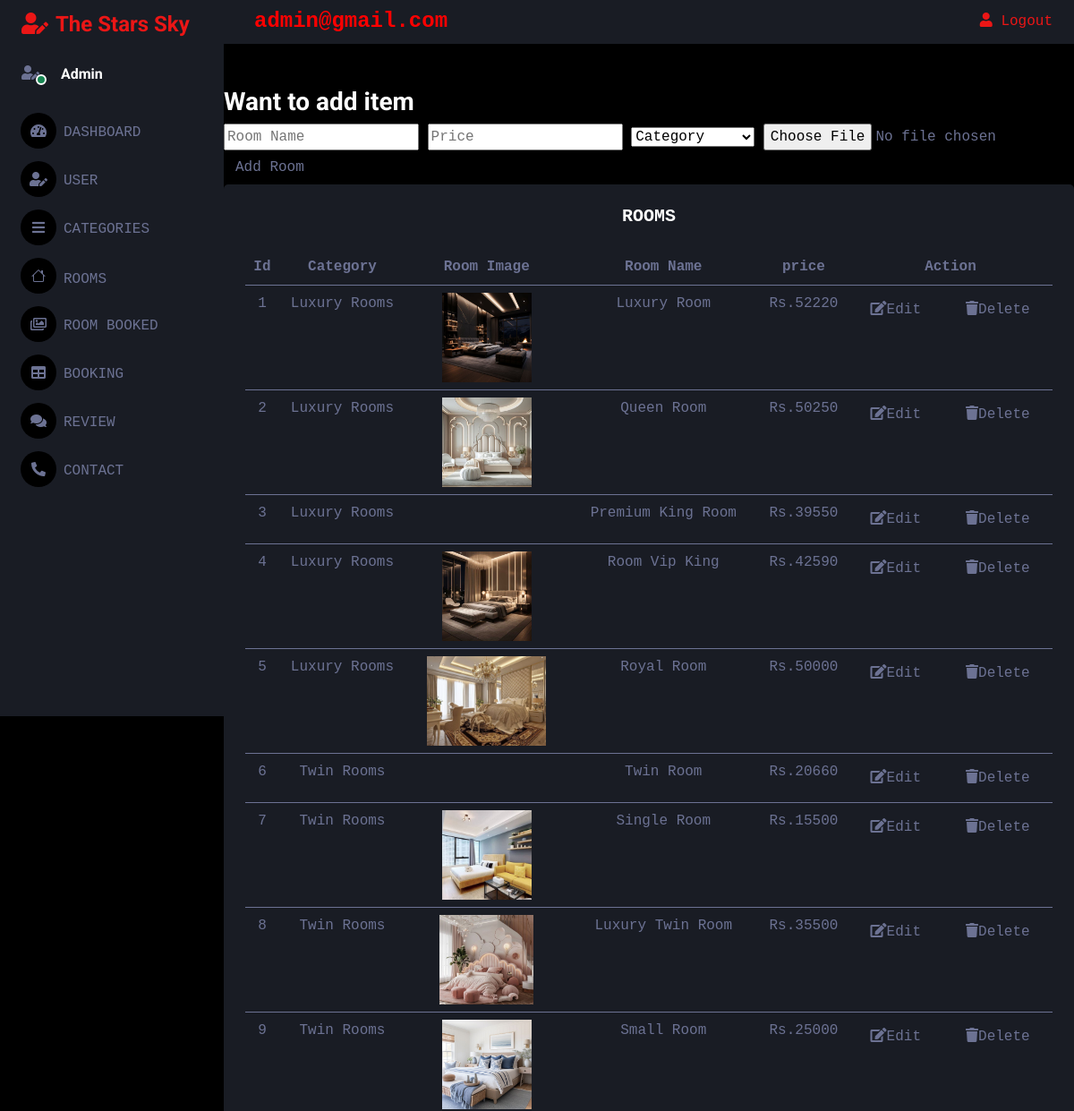
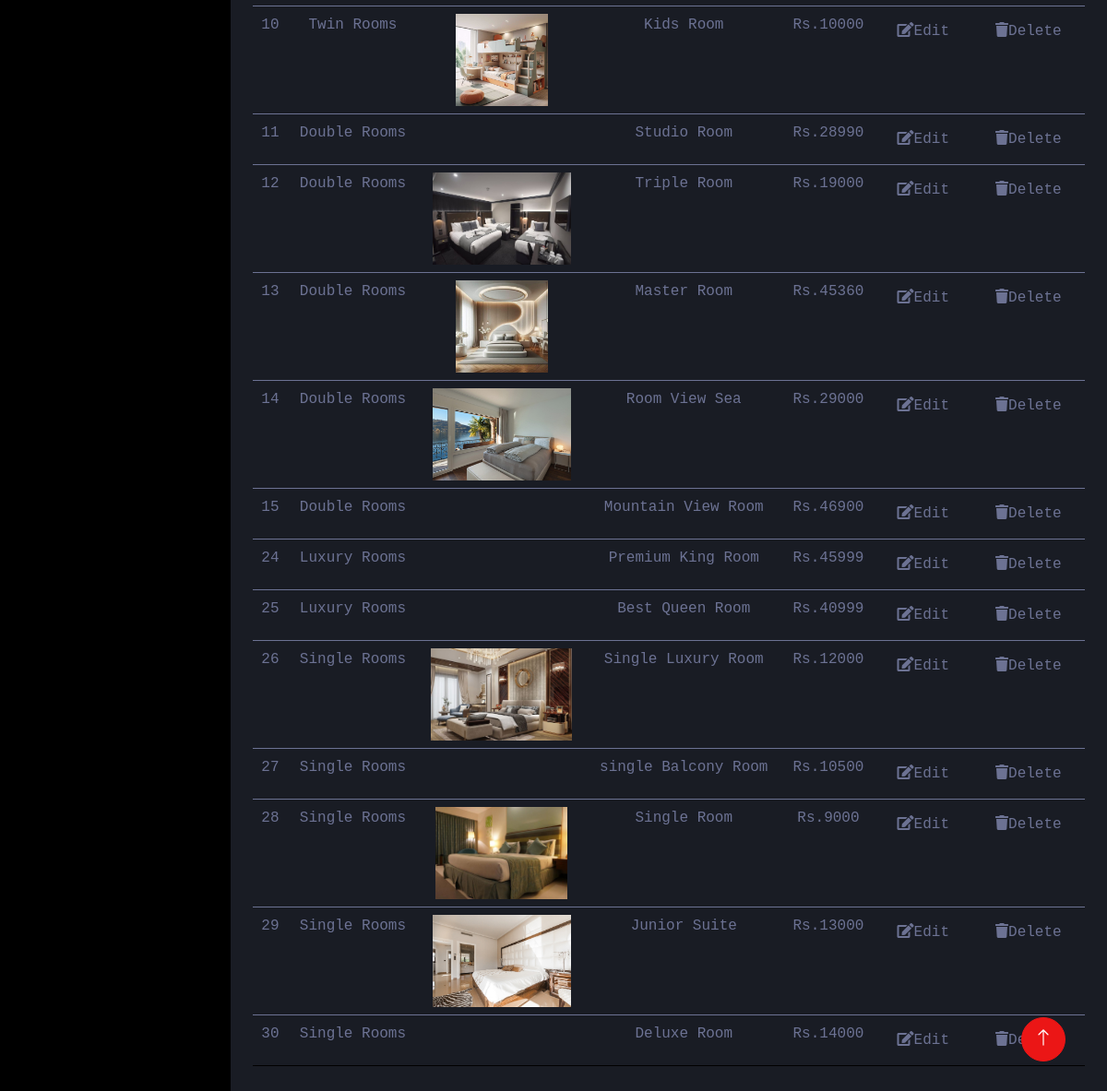
/admin/room.php, run on the app's committed database (2 pictures, top to bottom).
### tables this page shows
CREATE TABLE `room` (
  `id` int(100) NOT NULL,
  `room_nm` varchar(250) NOT NULL,
  `image_nm` varchar(100) NOT NULL,
  `price` varchar(250) NOT NULL,
  `cate_nm` varchar(200) NOT NULL
);

### admin/room.php (the view, shortened to what this page needs)
<?php
   include 'header.php';
   include 'sidebar.php';
   include 'navigation.php';
?>
   <body style="font-family: courier new">
      <form action="" method="POST" class="add-product-form" enctype="multipart/form-data" style="font-family: courier new">
         <h3>Want to add item</h3>
         <input type="text" name="room_nm" placeholder="Room Name" class="box">
         <input type="number" name="price" min="0" placeholder="Price" class="box">
         <select name="category_nm" id="category_name" class="custom-select browser-default" required>
            <option hidden disabled selected value>Category</option>
         </select>
         <input type="file" name="image_nm" accept="image/png, image/jpg, image/jpeg" class="box" required>
         <input type="submit" value="Add Room" name="add_room" class="btn">
      </form>
      <div class="col-sm-12 col-xl-12">
         <div class="bg-secondary rounded h-100 p-4">
            <h5 class="mb-4" style="text-align: center; font-family: courier new"><b>ROOMS</b></h5>
            <table class="table table-hover" style="text-align: center">
               <thead>
                  <tr>
                     <th>Id</th>
                     <th>Category</th>
                     <th>Room Image </th>
                     <th>Room Name</th>
                     <th>price</th>
                     <th colspan="2">Action</th>
                  </tr>
               </thead>
               <?php
               $query_select = "SELECT *from room";
               $query_run = mysqli_query($con, $query_select);
               if (mysqli_num_rows($query_run) > 0) {
                  foreach ($query_run as $row) {
               ?>
                     <tbody style="padding:left=100px;">
                        <tr>
                           <td><?php echo $row['id']; ?></td>
                           <td><?php echo $row['cate_nm']; ?></td>
                           <td><img src="uploaded_img/<?php echo $row['image_nm']; ?>" height="100" alt=""></td>
                           <td><?php echo $row['room_nm']; ?></td>
                           <td>Rs.<?php echo $row['price']; ?></td>
                           <td><a href="room_update.php?edit=<?php echo $row['id']; ?>" class="btn"> <i class="fa fa-edit"></i>Edit </a></td>
                           <td><a href="room.php?delete=<?php echo $row['id']; ?>" class="btn"> <i class="fas fa-trash"></i>Delete </a></td>
                        </tr>
                  <?php
                  }
               }
                  ?>
            </table>
         </div>
      </div>
   <?php
include 'footer.php';
include 'javascript.php';
?>

### admin/header.php (shortened to what this page needs)
<!DOCTYPE html>
<html lang="en">
<head>
    <link href="https://cdnjs.cloudflare.com/ajax/libs/font-awesome/5.10.0/css/all.min.css" rel="stylesheet">
    <link href="https://cdn.jsdelivr.net/npm/bootstrap-icons@1.4.1/font/bootstrap-icons.css" rel="stylesheet">
    <link href="lib/owlcarousel/assets/owl.carousel.min.css" rel="stylesheet">
    <link href="lib/tempusdominus/css/tempusdominus-bootstrap-4.min.css" rel="stylesheet" />
    <link href="css/bootstrap.min.css" rel="stylesheet"-->
    <link href="css/style.css" rel="stylesheet">
</head>
<body>

### admin/sidebar.php (shortened to what this page needs)
<body style="font-family: courier new">
        <div class="sidebar pe-4 pb-3">
            <nav class="navbar bg-secondary navbar-dark">
                <a href="index.php" class="navbar-brand mx-4 mb-3">
                    <h4 class="text-primary"><i class="fa fa-user-edit me-2"></i>The Stars Sky</h4>
                </a>
                <div class="d-flex align-items-center ms-4 mb-4">
                    <div class="position-relative">
                        <i class="fa fa-user-edit me-2"></i>
                        <div class="bg-success rounded-circle border border-2 border-white position-absolute end-0 bottom-0 p-1"></div>
                    </div>
                    <div class="ms-3">
                        <h6 class="mb-0">Admin</h6>
                    </div>
                </div>
                <div class="navbar-nav w-100">
                    <a href="index.php" class="nav-item nav-link "><i class="fa fa-tachometer-alt me-2"></i>DASHBOARD</a>
					<a href="registered.php" class="nav-item nav-link"><i class="fa fa-user-edit me-2"></i>USER</a>
                    <a href="category.php" class="nav-item nav-link "><i class="fa fa-bars me-2"></i>CATEGORIES</a>
                    <a href="room.php" class="nav-item nav-link "><i class="bi bi-house me-2"></i>ROOMS</a>
                    <a href="cart.php" class="nav-item nav-link "><i class="far fa-images me-2"></i>ROOM BOOKED</a>
                    <a href="booking.php" class="nav-item nav-link"><i class="fa fa-table me-2"></i>BOOKING</a>
                    <a href="review.php" class="nav-item nav-link"><i class="fa fa-comments me-2"></i>REVIEW</a>
                    <a href="contact.php" class="nav-item nav-link"><i class="fa fa-phone-alt me-2"></i>CONTACT</a>
                    </div>
                </div>

### admin/navigation.php (shortened to what this page needs)
    <div class="content">
        <nav class="navbar navbar-expand bg-secondary navbar-dark sticky-top px-4 py-0">
<h4 style="color: red; margin: 10px; font-family: courier new"><b>admin@gmail.com</b>
</h4>
         <div class="navbar-nav align-items-center ms-auto">
<a href="logout.php"><span><i class="fas fa-user"></i> Logout</span></a>
            </div>
        </nav>

### admin/footer.php (shortened to what this page needs)
</div>
<a href="#" class="btn btn-lg btn-primary btn-lg-square back-to-top"><i class="bi bi-arrow-up"></i></a>

### admin/javascript.php (shortened to what this page needs)
</body>
</html>

### admin/css/style.css (style rules this page uses)
:root { --primary: #EB1616; --secondary: #191C24; --light: #6C7293; --dark: #000000; }
.back-to-top { position: fixed; display: none; right: 45px; bottom: 45px; z-index: 99; }
.btn { transition: .5s; }
.btn-lg-square { width: 48px; height: 48px; }
.btn-square, .btn-sm-square, .btn-lg-square { padding: 0; display: inline-flex; align-items: center; justify-content: center; font-weight: normal; border-radius: 50px; }
.sidebar { position: fixed; top: 0; left: 0; bottom: 0; width: 250px; height: 100vh; overflow-y: auto; background: var(--secondary); transition: 0.5s; z-index: 999; }
.content { margin-left: 250px; min-height: 100vh; background: var(--dark); transition: 0.5s; }
@media (min-width: 992px) { .sidebar { margin-left: 0; } }
@media (min-width: 992px) { .content { width: calc(100% - 250px); } }
.sidebar .navbar .navbar-nav .nav-link { padding: 7px 20px; color: var(--light); font-weight: 500; border-left: 3px solid var(--secondary); border-radius: 0 30px 30px 0; outline: none; }
.sidebar .navbar .navbar-nav .nav-link i { width: 40px; height: 40px; display: inline-flex; align-items: center; justify-content: center; background: var(--dark); border-radius: 40px; }

### data on the page
room: id "1", cate_nm "Luxury Rooms", image_nm (picture), room_nm "Luxury Room", price "52220"
room: id "2", cate_nm "Luxury Rooms", image_nm (picture), room_nm "Queen Room", price "50250"
room: id "3", cate_nm "Luxury Rooms", room_nm "Premium King Room", price "39550"
room: id "4", cate_nm "Luxury Rooms", image_nm (picture), room_nm "Room Vip King", price "42590"
room: id "5", cate_nm "Luxury Rooms", image_nm (picture), room_nm "Royal Room", price "50000"
room: id "6", cate_nm "Twin Rooms", room_nm "Twin Room", price "20660"
room: id "7", cate_nm "Twin Rooms", image_nm (picture), room_nm "Single Room", price "15500"
room: id "8", cate_nm "Twin Rooms", image_nm (picture), room_nm "Luxury Twin Room", price "35500"
room: id "9", cate_nm "Twin Rooms", image_nm (picture), room_nm "Small Room", price "25000"
room: id "10", cate_nm "Twin Rooms", image_nm (picture), room_nm "Kids Room", price "10000"
room: id "11", cate_nm "Double Rooms", room_nm "Studio Room", price "28990"
room: id "12", cate_nm "Double Rooms", image_nm (picture), room_nm "Triple Room", price "19000"
room: id "13", cate_nm "Double Rooms", image_nm (picture), room_nm "Master Room", price "45360"
room: id "14", cate_nm "Double Rooms", image_nm (picture), room_nm "Room View Sea", price "29000"
room: id "15", cate_nm "Double Rooms", room_nm "Mountain View Room", price "46900"
room: id "24", cate_nm "Luxury Rooms", room_nm "Premium King Room", price "45999"
room: id "25", cate_nm "Luxury Rooms", room_nm "Best Queen Room", price "40999"
room: id "26", cate_nm "Single Rooms", image_nm (picture), room_nm "Single Luxury Room", price "12000"
room: id "27", cate_nm "Single Rooms", room_nm "single Balcony Room", price "10500"
room: id "28", cate_nm "Single Rooms", image_nm (picture), room_nm "Single Room", price "9000"
room: id "29", cate_nm "Single Rooms", image_nm (picture), room_nm "Junior Suite", price "13000"
room: id "30", cate_nm "Single Rooms", room_nm "Deluxe Room", price "14000"
